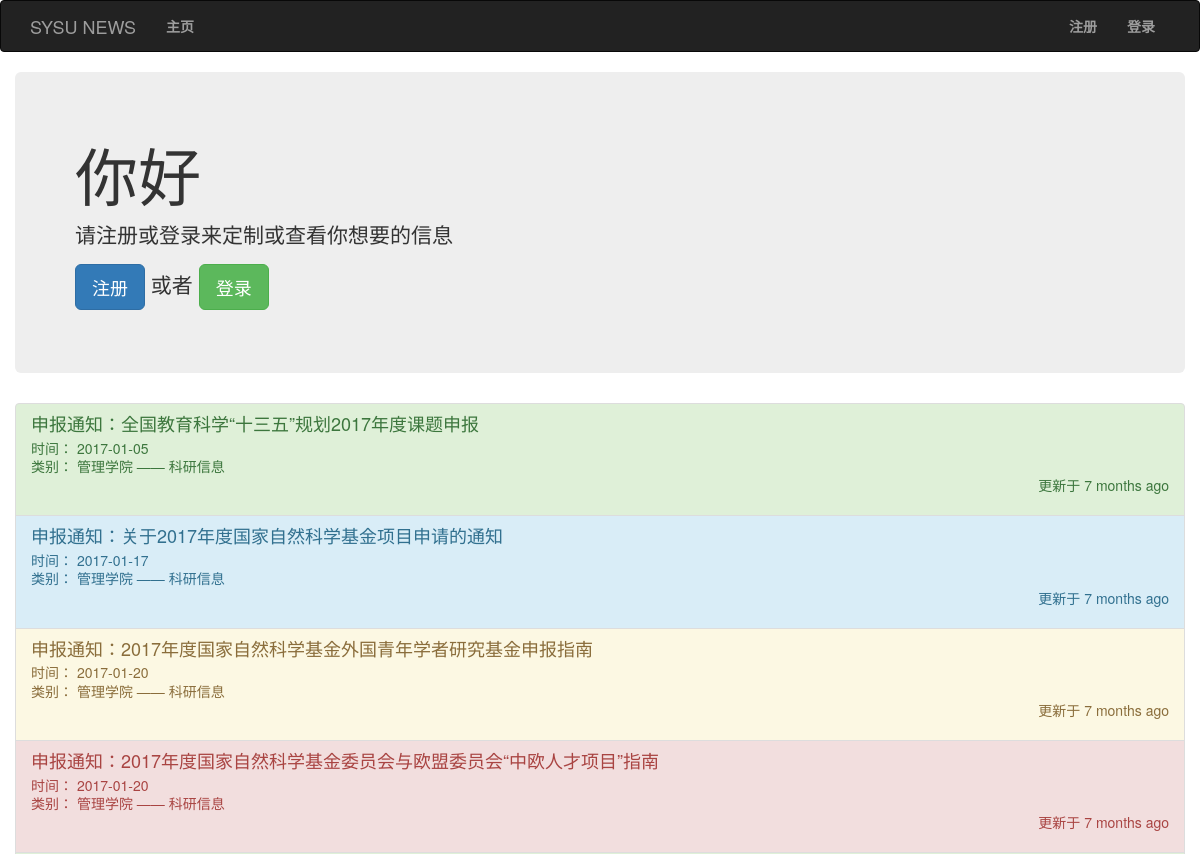
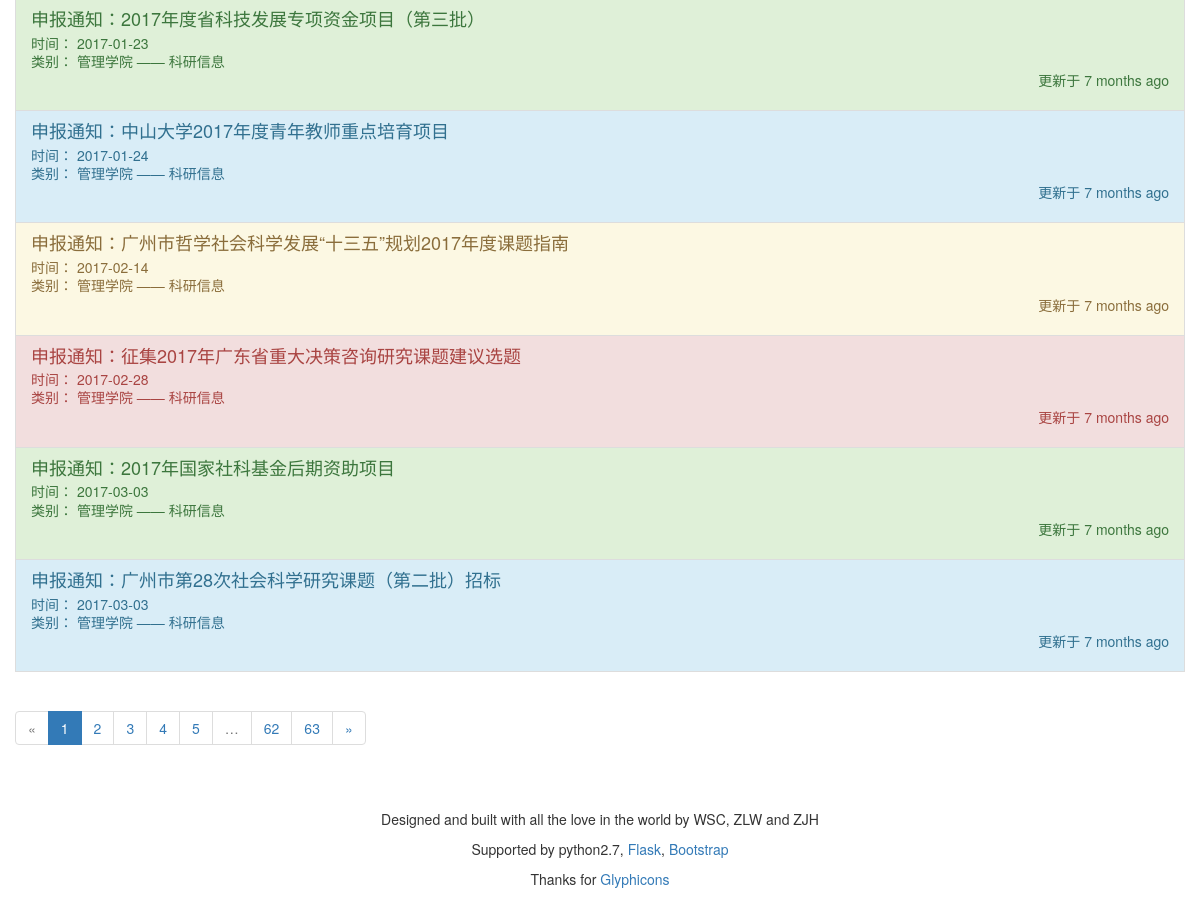
The page / on the database its author committed (2 pictures, top to bottom).
### app/models.py (models this page shows, shortened)
class Article(db.Model):
	__tablename__ = 'articles'
	id = db.Column(db.Integer, primary_key=True)
	title = db.Column(db.Text)
	text = db.Column(db.Text)
	link = db.Column(db.String(256))
	timestamp = db.Column(db.DateTime, default=datetime.utcnow)
	date = db.Column(db.Date)
	favorites = db.relationship('Favorite', foreign_keys=[Favorite.article_id],
								backref=db.backref('article', lazy='joined'), lazy='dynamic',
								cascade='all, delete-orphan')
	belong = db.Column(db.String(32), index=True)
	tag = db.Column(db.String(32), index=True)
	noticed = db.Column(db.Boolean, default=False)

### app/main/views.py (the view)
@main.route('/', methods=['GET', 'POST'])
def index():
	if current_user.is_authenticated:
		page = request.args.get('page', 1, type=int)
		active = request.args.get('active', 1, type=int)
		data = []
		tag_id = 1
		for item in current_user.prefers.all():
			belong, tag = item.belong, item.tag
			if active == tag_id:
				pagination = Article.query.filter_by(tag=tag, belong=belong).order_by(Article.date.desc()).paginate(page, \
					per_page=current_app.config['ARTICLES_PER_PAGE'], error_out=False)
			else:
				pagination = Article.query.filter_by(tag=tag, belong=belong).order_by(Article.date.desc()).paginate(1, \
					per_page=current_app.config['ARTICLES_PER_PAGE'], error_out=False)
			articles = pagination.items
			data.append(dict(pagination=pagination, articles=articles, id=tag_id, tag=tag))
			tag_id += 1
		notes = current_user.notes.order_by(Note.id.asc()).all()
		todo = []
		for note in notes:
			todo.append(dict(text=note.text, id=note.id))
		service_running = False
		thr_list = threading.enumerate()
		for thr in thr_list:
			if thr.getName() == 'service':
				service_running = True
				break
		return render_template('index.html', data=data, todo=todo, active=active, service_running=service_running)
	else:
		page = request.args.get('page', 1, type=int)
		pagination = Article.query.order_by(Article.timestamp.desc()).paginate(page,
			per_page=current_app.config['ARTICLES_PER_PAGE'], error_out=False)
		articles = pagination.items
		return render_template('index_without_login.html', articles=articles, pagination=pagination)

### app/models.py (called while the page is built)
	def is_administrator(self):
		return False

### app/templates/index_without_login.html
{% extends "base.html" %}
{% import "bootstrap/wtf.html" as wtf %}
{% import "_macros.html" as macros %}
{% block page_content %}
<div class="row">
	<div class="jumbotron">
		<h1>你好</h1>
		<p>请注册或登录来定制或查看你想要的信息</p>
		<p>	<a class="btn btn-primary btn-lg" href="{{url_for('auth.register')}}" role="button">注册</a>
			或者 <a class="btn btn-success btn-lg" href="{{url_for('auth.login')}}" role="button">登录</a>
		</p>
	</div>
	<div role="tabpanel" class="tab-pane active">
  		<div class="list-group">
			{% for article in articles %}
			<a href="{{ url_for('.read', id=article.id) }}"
		  		class="{{ loop.cycle('list-group-item list-group-item-success', 'list-group-item list-group-item-info', 'list-group-item list-group-item-warning', 'list-group-item list-group-item-danger') }}">
  				<h4 class="list-group-item-heading">{{ article.title }}</h4>
  				<p class="list-group-item-text">时间： {{ article.date }}</p>
  				<p class="list-group-item-text">类别： {{ article.belong }} —— {{ article.tag }}</p>
  				<p class="text-right">更新于 {{ moment(article.timestamp).fromNow() }}</p>
  			</a>
  			{% endfor %}
  			{% if pagination %}
  			<div class="pagination">
  				{{ macros.pagination_widget(pagination, '.index') }}
  			</div>
  			{% endif %}
  		</div>
  	</div>
</div>
{% endblock %}

### app/templates/base.html (shortened to what this page needs)
{% extends "bootstrap/base.html" %}
{% block head %}
{{ super() }}
{% endblock %}
{% block navbar %}
<div class="navbar navbar-inverse" role="navigation">
	<div class="container">
		<div class="navbar-header">
			<a class="navbar-brand" href="/">SYSU NEWS</a>
		</div>
		<div class="navbar-collapse collapse">
			<ul class="nav navbar-nav">
				<li><a href="/"><strong>主页</strong></a></li>
			</ul>
			<ul class="nav navbar-nav navbar-right">
				{% if current_user.is_authenticated %}
				<li><a href="{{ url_for('auth.logout') }}"><strong>退出</strong></a></li>
				{% else %}
				<li><a href="{{ url_for('auth.register') }}"><strong>注册</strong></a></li>
				<li><a href="{{ url_for('auth.login') }}"><strong>登录</strong></a></li>
				{% endif %}
			</ul>
		</div>
	</div>
</div>
{% endblock %}
{% block content %}
<div class="container">
	{% block page_content %}{% endblock %}
</div>
<div class="footer">
	<div class="container">
		<p class="text-center">Designed and built with all the love in the world by WSC, ZLW and ZJH</p>
		<p class="text-center">Supported by python2.7, <a href="http://flask.pocoo.org/">Flask</a>, <a href="http://v3.bootcss.com/">Bootstrap</a></p>
		<p class="text-center">Thanks for <a href="http://glyphicons.com/">Glyphicons</a></p>
	</div>
</div>
{% endblock %}

### app/templates/_macros.html
{% macro pagination_widget(pagination, endpoint) %}
<ul class="pagination">
	<li {% if not pagination.has_prev %} class="disabled" {% endif %} >
		<a href="{% if pagination.has_prev %}{{ url_for(endpoint, page=pagination.prev_num, **kwargs) }}{% else %}#{% endif %}">
			&laquo;
		</a>
	</li>
	{% for p in pagination.iter_pages() %}
		{% if p %}
			{% if p == pagination.page %}
			<li class="active">
				<a href="{{ url_for(endpoint, page=p, **kwargs) }}">{{ p }}</a>
			</li>
			{% else %}
			<li>
				<a href="{{ url_for(endpoint, page=p, **kwargs) }}">{{ p }}</a>
			</li>
			{% endif %}
		{% else %}
		<li class="disabled"><a href="#">&hellip;</a></li>
		{% endif %}
	{% endfor %}
	<li {% if not pagination.has_next %} class="disabled" {% endif %}>
		<a href="{% if pagination.has_next %}{{ url_for(endpoint, page=pagination.next_num, **kwargs) }}{% else %}#{% endif %}">&raquo;</a>
	</li>
</ul>
{% endmacro %}

### rows shown on the page
Article: title "申报通知：全国教育科学“十三五”规划2017年度课题申报", date "2017-01-05", belong "管理学院", tag "科研信息", timestamp "7 months ago"
Article: title "申报通知：关于2017年度国家自然科学基金项目申请的通知", date "2017-01-17", belong "管理学院", tag "科研信息", timestamp "7 months ago"
Article: title "申报通知：2017年度国家自然科学基金外国青年学者研究基金申报指南", date "2017-01-20", belong "管理学院", tag "科研信息", timestamp "7 months ago"
Article: title "申报通知：2017年度国家自然科学基金委员会与欧盟委员会“中欧人才项目”指南", date "2017-01-20", belong "管理学院", tag "科研信息", timestamp "7 months ago"
Article: title "申报通知：2017年度省科技发展专项资金项目（第三批）", date "2017-01-23", belong "管理学院", tag "科研信息", timestamp "7 months ago"
Article: title "申报通知：中山大学2017年度青年教师重点培育项目", date "2017-01-24", belong "管理学院", tag "科研信息", timestamp "7 months ago"
Article: title "申报通知：广州市哲学社会科学发展“十三五”规划2017年度课题指南", date "2017-02-14", belong "管理学院", tag "科研信息", timestamp "7 months ago"
Article: title "申报通知：征集2017年广东省重大决策咨询研究课题建议选题", date "2017-02-28", belong "管理学院", tag "科研信息", timestamp "7 months ago"
Article: title "申报通知：2017年国家社科基金后期资助项目", date "2017-03-03", belong "管理学院", tag "科研信息", timestamp "7 months ago"
Article: title "申报通知：广州市第28次社会科学研究课题（第二批）招标", date "2017-03-03", belong "管理学院", tag "科研信息", timestamp "7 months ago"

### other values the page prints
{{ p }} "1"
{{ p }} "2" "3" "4" "5" "62" "63"
